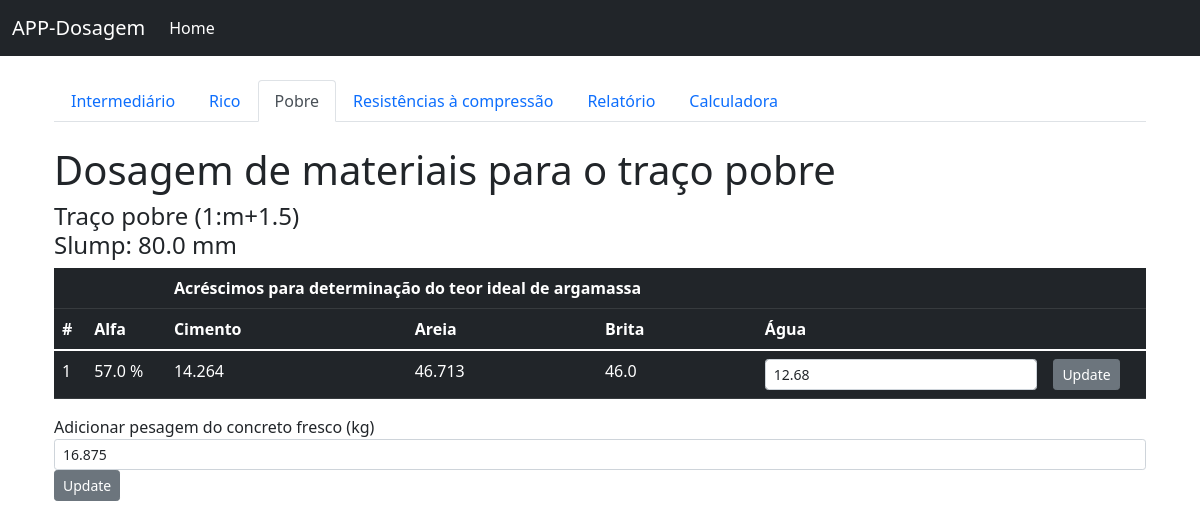
The page /pobre/3 on the database as committed earlier.
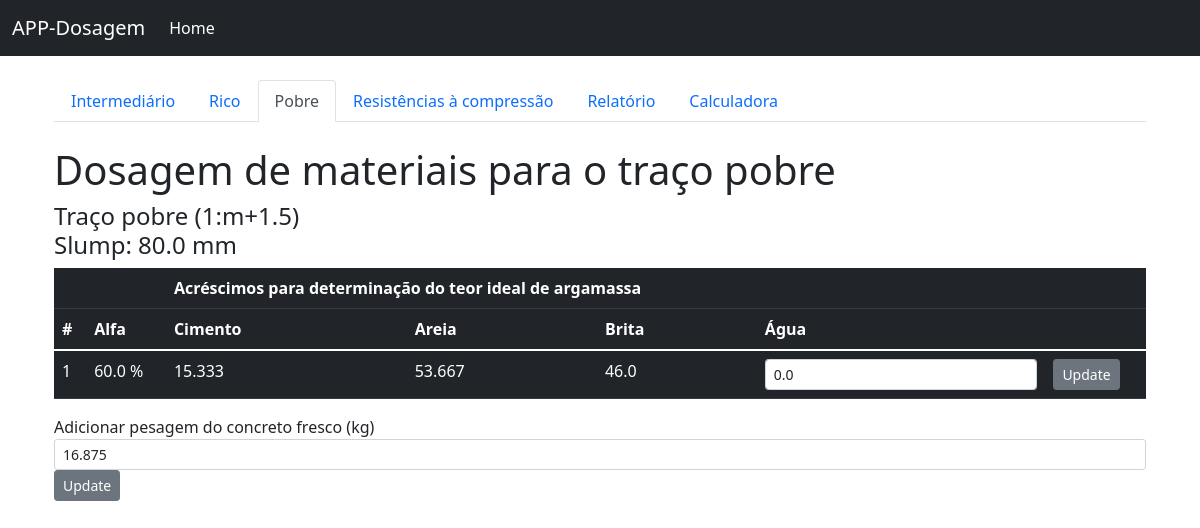
The same page on the database as committed later.
### app/models.py (models this page shows, shortened)
class Ensaios(db.Model):
    id = db.Column(db.Integer, primary_key=True)
    nome = db.Column(db.String(30))
    piloto = db.Column(db.Float)
    rico = db.Column(db.Float)
    pobre = db.Column(db.Float)
    cp = db.Column(db.Float)
    pesobrita = db.Column(db.Float)
    slump = db.Column(db.Float)
    umidade = db.Column(db.Float)
    volume = db.Column(db.Float)
    dosagem_piloto = db.relationship('Dosagem_piloto', backref='ensaio')
    dosagem_rico = db.relationship('Dosagem_rico', backref='ensaio')
    dosagem_pobre = db.relationship('Dosagem_pobre', backref='ensaio')
    cp_piloto = db.relationship('Cp_piloto', backref='ensaio')
    cp_rico = db.relationship('Cp_rico', backref='ensaio')
    cp_pobre = db.relationship('Cp_pobre', backref='ensaio')
    resultados = db.relationship('Resultados', backref='ensaio')
    teste = db.relationship('Teste', backref='ensaio')
    consumo_piloto = db.relationship('Consumo_piloto', backref='ensaio')
    consumo_rico = db.relationship('Consumo_rico', backref='ensaio')
    consumo_pobre = db.relationship('Consumo_pobre', backref='ensaio')

class Dosagem_pobre(db.Model):
    id = db.Column(db.Integer, primary_key=True)
    alfa = db.Column(db.Float)
    c_unitario = db.Column(db.Float)
    a_unitario = db.Column(db.Float)
    b_unitario = db.Column(db.Float)
    c_massa = db.Column(db.Float)
    a_massa = db.Column(db.Float)
    b_massa = db.Column(db.Float)
    c_acr = db.Column(db.Float)
    a_acr= db.Column(db.Float)
    a_massa_umida = db.Column(db.Float)
    umidade_agregado = db.Column(db.Float)
    agua = db.Column(db.Float)
    agua_cimento = db.Column(db.Float)
    ensaio_id = db.Column(db.Integer, db.ForeignKey('ensaios.id'))

class Consumo_pobre(db.Model):
    id = db.Column(db.Integer, primary_key=True)
    kg_pobre = db.Column(db.Float)
    ensaio_id = db.Column(db.Integer, db.ForeignKey('ensaios.id'))

### app/routes.py (the view)
@app.route('/pobre/<int:id>', methods=['POST', 'GET'])
def pobre(id):
    ensaio_salvo = Ensaios.query.filter_by(id=id).first()
    c = Consumo_pobre.query.filter_by(ensaio_id=id).first()
    slump = ensaio_salvo.slump
    m = ensaio_salvo.piloto
    mp = ensaio_salvo.pobre
    return render_template("pobre.html", ensaio_salvo=ensaio_salvo, id=id, slump=slump, m=m, mp=mp, c=c)

### app/templates/pobre.html
{% extends 'base.html' %}
{% block content %}
<div class="container">
    <div class = "row">
        <div class="container">
            <ul class="nav nav-tabs">
              <li class="nav-item">
                <a class="nav-link" aria-current="page" href="/dosagem/{{ id }}">Intermediário</a>
              </li>
              <li class="nav-item">
                <a class="nav-link" href="/rico/{{ id }}">Rico</a>
              </li>
              <li class="nav-item">
                <a class="nav-link active" href="/pobre/{{ id }}">Pobre</a>
              </li>
              <li class="nav-item">
                <a class="nav-link" href="/corpo_de_prova/{{ id }}">Resistências à compressão</a>
              </li>
              <li class="nav-item">
                <a class="nav-link" href="/resultados/{{ id }}">Relatório</a>
              </li>
              <li class="nav-item">
                <a class="nav-link" href="/calculadora/{{ id }}">Calculadora</a>
              </li>
            </ul>
            <br>
        </div>
    </div>
    <h1>Dosagem de materiais para o traço pobre</h1>
    <h4>Traço pobre (1:m+{{ mp - m }})<br>Slump: {{ slump }} mm</h4>
    <div class="table-responsive">
    <table class="table table-dark">
    <thead>
        <tr>
            <th></th>
            <th></th>
            <th colspan="3">Acréscimos para determinação do teor ideal de argamassa</th>
            <th></th>
            <th></th>
        </tr>
        <tr>
            <th>#</th>
            <th>Alfa</th>
            <th>Cimento</th>
            <th>Areia</th>
            <th>Brita</th>
            <th>Água</th>
            <th></th>
        </tr>
    </thead>
    <tbody>
    {% for i in ensaio_salvo.dosagem_pobre %}
    <form method="POST" action="/agua_pobre">
        <tr>
        <td>{{ 1 }}</td>
        <td>{{ i.alfa }} %</td>
        <td>{{ i.c_massa }}</td>
        <td>{{ i.a_massa }}</td>
        <td>{{ i.b_massa }}</td>
        <td><input type="hidden" value="{{ i.id }}" name="i_id">
        <input type="number" step="any" size="1" class="form-control form-control-sm" value="{{ i.agua }}" name="valor_agua_novo"></td>
        <td><input type="submit" class="btn btn-secondary btn-sm" value="Update"></td>
        </tr>
    </form>
    {% endfor %}
    </tbody>
    </table>
    </div>
    <div>
      Adicionar pesagem do concreto fresco (kg)
      <form method="POST" action="/pobre/pesagem/{{ id }}">
      <input type="number" step="any" size="1" class="form-control form-control-sm" value="{{ c.kg_pobre }}" name="pesagem_pobre">
      <input type="submit" class="btn btn-secondary btn-sm" value="Update">
      </form>
    </div>
</div>
{% endblock %}

### app/templates/base.html (shortened to what this page needs)
<!doctype html>
<html lang="en">
  <head>
    <link href="https://cdn.jsdelivr.net/npm/bootstrap@5.1.1/dist/css/bootstrap.min.css" rel="stylesheet">
  </head>
  <body>
    {% include 'navbar.html' %}
    <br>
    <div class="container">
        {% block content %}
        {% endblock %}
    </div>
  </body>
</html>

### app/templates/navbar.html (shortened to what this page needs)
<nav class="navbar navbar-expand-lg navbar-dark bg-dark">
  <div class="container-fluid">
    <a class="navbar-brand" href="{{ url_for('home') }}">APP-Dosagem</a>
    <div class="collapse navbar-collapse" id="navbarSupportedContent">
      <ul class="navbar-nav me-auto mb-2 mb-lg-0">
        <li class="nav-item">
          <a class="nav-link active" aria-current="page" href="{{ url_for('home') }}">Home</a>
        </li>
      </ul>
    </div>
  </div>
</nav>

Rows that differ between the two databases and show on the page:
removed Dosagem_pobre: value "1", alfa "57.0", c_massa "14.264", a_massa "46.713", b_massa "46.0", valor_agua_novo "12.68"
added Dosagem_pobre: value "1", alfa "60.0", c_massa "15.333", a_massa "53.667", b_massa "46.0", valor_agua_novo "0.0"
